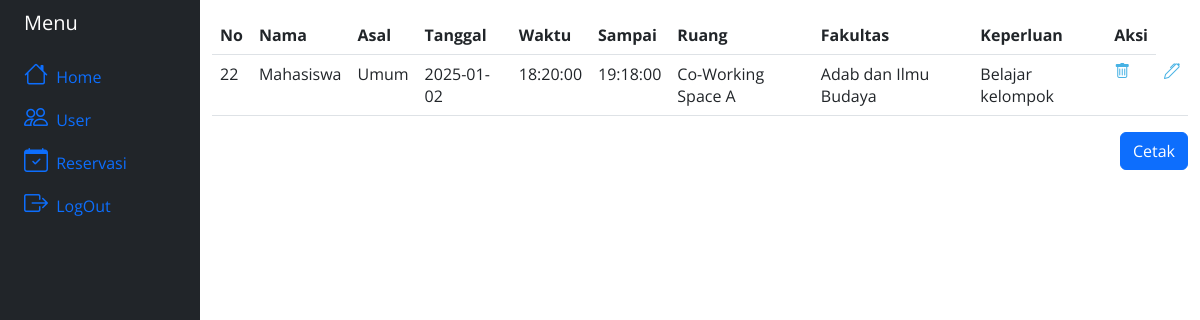
The page /crudReservasi.php on the database as committed earlier.
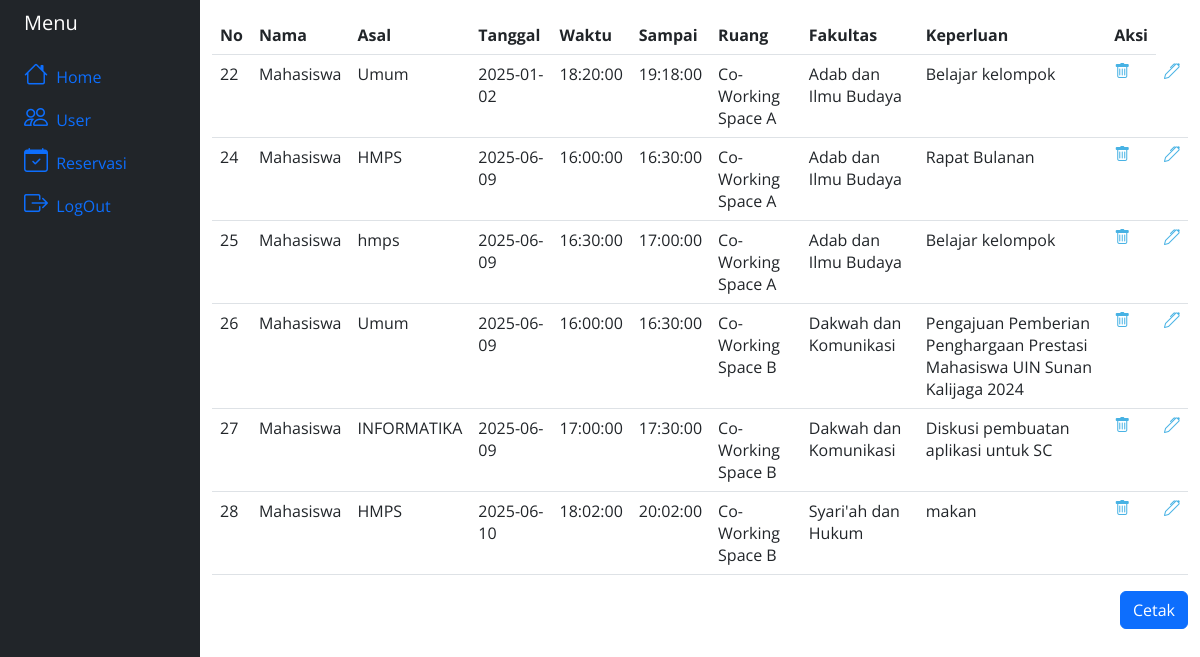
The same page on the database as committed later.
### tables this page shows
CREATE TABLE `reservasi` (
  `id` int(11) NOT NULL,
  `nama` varchar(100) NOT NULL,
  `asal` varchar(255) NOT NULL,
  `fakultas` varchar(35) NOT NULL,
  `keperluan` varchar(100) NOT NULL,
  `ruang` varchar(100) NOT NULL,
  `tanggal` date NOT NULL,
  `waktu` time NOT NULL,
  `waktu_selesai` time NOT NULL
);

### crudReservasi.php (the view, shortened to what this page needs)
<html lang="en">
    <head>
        <link href="assets/vendor/aos/aos.css" rel="stylesheet">
        <link href="assets/vendor/bootstrap/css/bootstrap.min.css" rel="stylesheet">
        <link href="assets/vendor/bootstrap-icons/bootstrap-icons.css" rel="stylesheet">
        <link href="assets/vendor/boxicons/css/boxicons.min.css" rel="stylesheet">
        <link href="assets/vendor/glightbox/css/glightbox.min.css" rel="stylesheet">
        <link href="assets/vendor/remixicon/remixicon.css" rel="stylesheet">
        <link href="assets/vendor/swiper/swiper-bundle.min.css" rel="stylesheet">
        <link href="assets/css/style.css" rel="stylesheet">
    </head>
    <body>
        <div class="container-fluid">
            <div class="row flex-nowrap">
            <div class="col-auto col-md-3 col-xl-2 px-sm-2 px-0 bg-dark sidebar-sticky">
                <div class="d-flex flex-column align-items-center align-items-sm-start px-3 pt-2 text-white min-vh-100">
                    <a href="/" class="d-flex align-items-center pb-3 mb-md-0 me-md-auto text-white text-decoration-none">
                        <span class="fs-5 d-none d-sm-inline">Menu</span>
                    </a>
                    <ul class="nav nav-pills flex-column mb-sm-auto mb-0 align-items-center align-items-sm-start" id="menu">
                        <li class="nav-item">
                            <a href="crud.php" class="nav-link align-middle px-0">
                                <i class="bi bi-house fs-4"></i> <span class="ms-1 d-none d-sm-inline">Home</span>
                            </a>
                        </li>
                        <li class="nav-item">
                            <a href="crudUser.php" class="nav-link px-0 align-middle">
                                <i class="bi bi-people fs-4"></i> <span class="ms-1 d-none d-sm-inline">User</span>
                            </a>
                        </li>
                        <li class="nav-item">
                            <a href="crudReservasi.php" class="nav-link px-0 align-middle">
                                <i class="bi bi-calendar-check fs-4"></i> <span class="ms-1 d-none d-sm-inline">Reservasi</span>
                            </a>
                        </li>
                        <li class="nav-item">
                            <a href="logoutAdmin.php" class="nav-link px-0 align-middle">
                                <i class="bi bi-box-arrow-right fs-4"></i> <span class="ms-1 d-none d-sm-inline">LogOut</span>
                            </a>
                        </li>
                    </ul>
                </div>
            </div>
                <div class="col py-3">
                    <table class="table">
                        <tr>
                            <th>No</th>
                            <th>Nama</th>
                            <th>Asal</th>
                            <th>Tanggal</th>
                            <th>Waktu</th>
                            <th>Sampai</th>
                            <th>Ruang</th>
                            <th>Fakultas</th>
                            <th>Keperluan</th>
                            <th>Aksi</th>
                        </tr>
                        <?php
                            include 'koneksi.php';
                            $sql = "SELECT * FROM reservasi";
                            $result = $conn -> query($sql);
                            while($row = $result -> fetch_assoc()){
                                echo "<tr>
                                    <td>".$row["id"]."</td>
                                    <td>".$row['nama']."</td>
                                    <td>".$row["asal"]."</td>
                                    <td>".$row["tanggal"]."</td>
                                    <td>".$row["waktu"]."</td>
                                    <td>".$row["waktu_selesai"]."</td>
                                    <td>".$row["ruang"]."</td>
                                    <td>".$row["fakultas"]."</td>
                                    <td>".$row["keperluan"]."</td>
                                    <td><a href='hapusReservasi.php?id=".$row['id']."'><i class='bi-trash'></i></a></td>
                                    <td><a href='editFormReservasi.php?id=".$row['id']."'><i class='bi-pen'></i></a></td>
                                </tr>";
                            }
                        ?>
                    </table>
                    <a href="tampilUser.php">
                            <button type="button" class="btn btn-primary float-end">Cetak</button>
                    </a>
                </div>
            </div>
        </div>
    </body>
</html>

### assets/css/style.css (style rules this page uses)
body { font-family: "Open Sans", sans-serif; color: #444444; }
a { color: #47b2e4; text-decoration: none; }

Rows that differ between the two databases and show on the page:
added reservasi: id "24", nama "Mahasiswa", asal "HMPS", tanggal "2025-06-09", waktu "16:00:00", waktu_selesai "16:30:00", ruang "Co-Working Space A", fakultas "Adab dan Ilmu Budaya", keperluan "Rapat Bulanan"
added reservasi: id "25", nama "Mahasiswa", asal "hmps", tanggal "2025-06-09", waktu "16:30:00", waktu_selesai "17:00:00", ruang "Co-Working Space A", fakultas "Adab dan Ilmu Budaya", keperluan "Belajar kelompok"
added reservasi: id "26", nama "Mahasiswa", asal "Umum", tanggal "2025-06-09", waktu "16:00:00", waktu_selesai "16:30:00", ruang "Co-Working Space B", fakultas "Dakwah dan Komunikasi", keperluan "Pengajuan Pemberian Penghargaan Prestasi Mahasiswa UIN Sunan Kalijaga 2024"
added reservasi: id "27", nama "Mahasiswa", asal "INFORMATIKA", tanggal "2025-06-09", waktu "17:00:00", waktu_selesai "17:30:00", ruang "Co-Working Space B", fakultas "Dakwah dan Komunikasi", keperluan "Diskusi pembuatan aplikasi untuk SC"
added reservasi: id "28", nama "Mahasiswa", asal "HMPS", tanggal "2025-06-10", waktu "18:02:00", waktu_selesai "20:02:00", ruang "Co-Working Space B", fakultas "Syari'ah dan Hukum", keperluan "makan"
